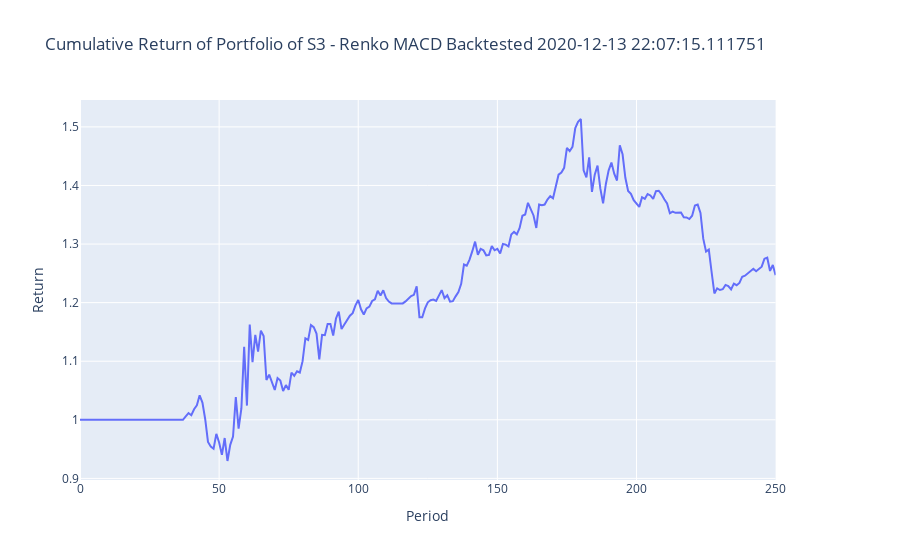

Notebook code for this chart:
### Code cell
# create figure
fig = make_subplots(specs=[[{"secondary_y": True}]])
fig.add_trace(go.Scatter(x=strategy.index, y=strategy['cumulative-return'], name='Cumulative Return'))

# format figure
fig.update_layout(title_text=f'Cumulative Return of Portfolio of S3 - Renko MACD Backtested {dt.datetime.today()}')
fig.update_xaxes(title_text='Period')
fig.update_yaxes(title_text='Return')

### Figure 1 — Plotly figure (JSON) as saved in the notebook; plotly's stock layout.template omitted (floating-point values rounded to 4 significant figures; data arrays with more than 128 entries replaced by an {"elided": "..."} marker saying what was removed)
{"data": [{"name": "Cumulative Return", "type": "scatter", "x": {"elided": "251 int values"}, "y": {"elided": "251 float values"}}], "layout": {"title": {"text": "Cumulative Return of Portfolio of S3 - Renko MACD Backtested 2020-12-13 22:07:15.111751"}, "xaxis": {"anchor": "y", "domain": [0, 0.94], "title": {"text": "Period"}}, "yaxis": {"anchor": "x", "domain": [0, 1], "title": {"text": "Return"}}, "yaxis2": {"anchor": "x", "overlaying": "y", "side": "right", "title": {"text": "Return"}}}}
